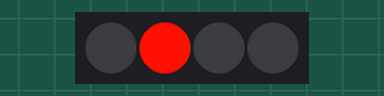
Simulated run of this sketch. Board: Arduino Uno, built with avr-gcc and run on an emulated ATmega328P. On the bench: 4 RGB LEDs in strip order, left to right.

Above: at 1.15 s.
At 2.66 s:
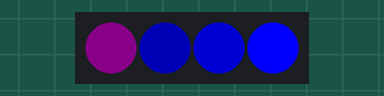
At 4.17 s:
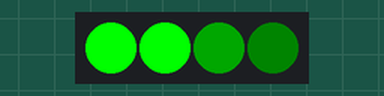
At 6.91 s:
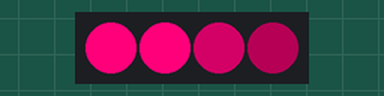
At 9.39 s:
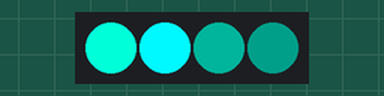
At 12.44 s:
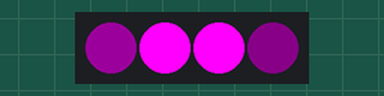
Timing chart, 0 to 12.7 s (numbered marks = the images above):
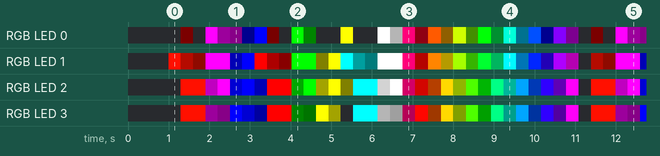

The sketch:

neopixel_crazy.ino
```cpp
// (licence header left out)
#include <Adafruit_NeoPixel.h>

// SETUP YOUR OUTPUT PIN AND NUMBER OF PIXELS
#define PIN 6
#define NUM_PIXELS  4

Adafruit_NeoPixel strip = Adafruit_NeoPixel(NUM_PIXELS, PIN, NEO_GRB + NEO_KHZ800);

void setup() {
  strip.begin();
  clearStrip(); // Initialize all pixels to 'off'
  delay(1000);
}

void loop() {
  knightRider(3, 32, 4, 0xFF1000); // Cycles, Speed, Width, RGB Color (original orange-red)
  knightRider(3, 32, 3, 0xFF00FF); // Cycles, Speed, Width, RGB Color (purple)
  knightRider(3, 32, 2, 0x0000FF); // Cycles, Speed, Width, RGB Color (blue)
  knightRider(3, 32, 5, 0xFF0000); // Cycles, Speed, Width, RGB Color (red)
  knightRider(3, 32, 6, 0x00FF00); // Cycles, Speed, Width, RGB Color (green)
  knightRider(3, 32, 7, 0xFFFF00); // Cycles, Speed, Width, RGB Color (yellow)
  knightRider(3, 32, 8, 0x00FFFF); // Cycles, Speed, Width, RGB Color (cyan)
  knightRider(3, 32, 2, 0xFFFFFF); // Cycles, Speed, Width, RGB Color (white)
  //clearStrip();
  delay(1);

  // Iterate through a whole rainbow of colors
  for(byte j=0; j<252; j+=7) {
    knightRider(1, 16, 2, colorWheel(j)); // Cycles, Speed, Width, RGB Color
  }
  clearStrip();
  delay(1);
}

// Cycles - one cycle is scanning through all pixels left then right (or right then left)
// Speed - how fast one cycle is (32 with 16 pixels is default KnightRider speed)
// Width - how wide the trail effect is on the fading out LEDs.  The original display used
//         light bulbs, so they have a persistance when turning off.  This creates a trail.
//         Effective range is 2 - 8, 4 is default for 16 pixels.  Play with this.
// Color - 32-bit packed RGB color value.  All pixels will be this color.
// knightRider(cycles, speed, width, color);
void knightRider(uint16_t cycles, uint16_t speed, uint8_t width, uint32_t color) {
  uint32_t old_val[NUM_PIXELS]; // up to 256 lights!
  // Larson time baby!
  for(int i = 0; i < cycles; i++){
    for (int count = 1; count<NUM_PIXELS; count++) {
      strip.setPixelColor(count, color); strip.show();
      delay(speed);
      old_val[count] = color;
      for(int x = count; x>0; x--) {
        old_val[x-1] = dimColor(old_val[x-1], width);
        strip.setPixelColor(x-1, old_val[x-1]); strip.show();
      }
    }
    for (int count = NUM_PIXELS-1; count>=0; count--) {
      strip.setPixelColor(count, color); strip.show();
      delay(speed);
      old_val[count] = color;
      for(int x = count; x<=NUM_PIXELS ;x++) {
        old_val[x-1] = dimColor(old_val[x-1], width);
        strip.setPixelColor(x+1, old_val[x+1]); strip.show();
      }
    }
  }
}

void clearStrip() {
  for( int i = 0; i<NUM_PIXELS; i++){
    strip.setPixelColor(i, 0x000000); strip.show();
  }
}

uint32_t dimColor(uint32_t color, uint8_t width) {
   return (((color&0xFF0000)/width)&0xFF0000) + (((color&0x00FF00)/width)&0x00FF00) + (((color&0x0000FF)/width)&0x0000FF);
}

// Using a counter and for() loop, input a value 0 to 251 to get a color value.
// The colors transition like: red - org - ylw - grn - cyn - blue - vio - mag - back to red.
// Entering 255 will give you white, if you need it.
uint32_t colorWheel(byte WheelPos) {
  byte state = WheelPos / 21;
  switch(state) {
    case 0: return strip.Color(255, 0, 255 - ((((WheelPos % 21) + 1) * 6) + 127)); break;
    case 1: return strip.Color(255, ((WheelPos % 21) + 1) * 6, 0); break;
    case 2: return strip.Color(255, (((WheelPos % 21) + 1) * 6) + 127, 0); break;
    case 3: return strip.Color(255 - (((WheelPos % 21) + 1) * 6), 255, 0); break;
    case 4: return strip.Color(255 - (((WheelPos % 21) + 1) * 6) + 127, 255, 0); break;
    case 5: return strip.Color(0, 255, ((WheelPos % 21) + 1) * 6); break;
    case 6: return strip.Color(0, 255, (((WheelPos % 21) + 1) * 6) + 127); break;
    case 7: return strip.Color(0, 255 - (((WheelPos % 21) + 1) * 6), 255); break;
    case 8: return strip.Color(0, 255 - ((((WheelPos % 21) + 1) * 6) + 127), 255); break;
    case 9: return strip.Color(((WheelPos % 21) + 1) * 6, 0, 255); break;
    case 10: return strip.Color((((WheelPos % 21) + 1) * 6) + 127, 0, 255); break;
    case 11: return strip.Color(255, 0, 255 - (((WheelPos % 21) + 1) * 6)); break;
    default: return strip.Color(0, 0, 0); break;
  }
}
```

Measured:
- by itself, RGB LED 0: off → RGB(3, 0, 0) at 1.3 s, → off 0.30 s later, → RGB(255, 0, 255) 0.30 s later, → RGB(28, 0, 28) 0.30 s later, … (119 changes in this stretch)
- by itself, RGB LED 3: off → RGB(255, 16, 0) at 1.3 s, → RGB(28, 0, 28) 0.61 s later, → RGB(9, 0, 9) 0.30 s later, → RGB(0, 0, 255) 0.30 s later, … (115 changes in this stretch)
- by itself, everything shown: repeats every 10.1 s, in 33 steps
